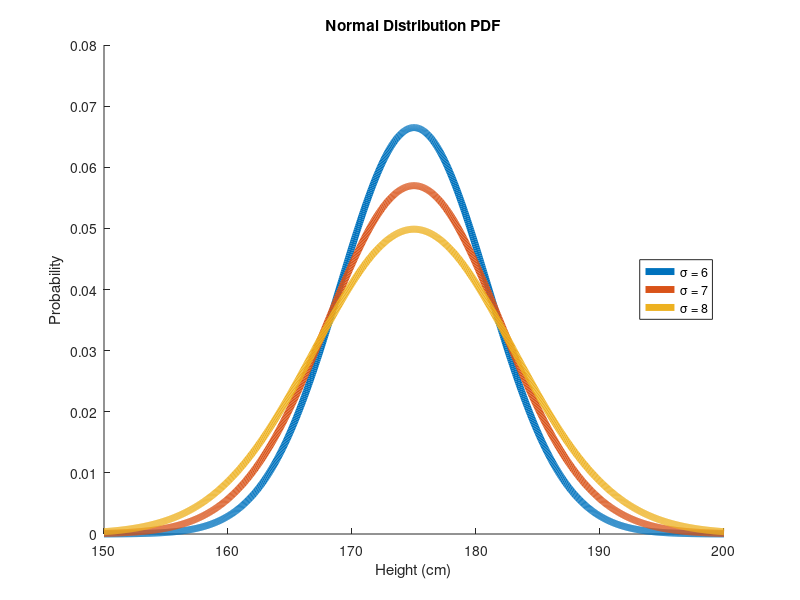

Recreate this plot in MATLAB.
mu = 175;

sigma_values = [6 7 8];

x = linspace(150,200,1000);

figure
hold on
    for i = 1:length(sigma_values)
        sigma = sigma_values(i);
        y = normpdf(x, mu, sigma);
        plot(
            x, y, 
            'LineWidth', 5, 
            'DisplayName', ['\sigma = ' num2str(sigma)]
        )
end
hold off

xlabel('Height (cm)')
ylabel('Probability')
title('Normal Distribution PDF')
legend('Location', 'east')
